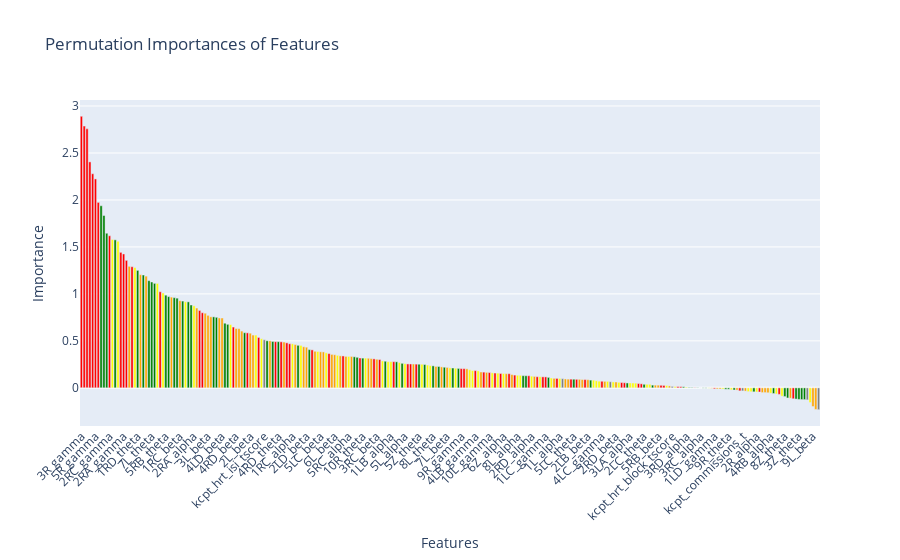

Source (notebook cell):
### Code cell
# Define distinct colors for each frequency band
color_map = {
    '_alpha': 'yellow',  
    '_beta': 'orange',   
    '_theta': 'green',  
    '_gamma': 'red'   
}

# Assign colors based on feature names
colors = []
for feature in features:
    for band, color in color_map.items():
        if band in feature:
            colors.append(color)
            break
    else:
        colors.append('gray')  # Default color if none of the bands match

# Sort features by importance
indices = np.argsort(importance)[::-1]
sorted_features = np.array(features)[indices]
sorted_importance = np.array(importance)[indices]
sorted_colors = np.array(colors)[indices]

# Create the interactive plot
fig = go.Figure(data=[go.Bar(
    x=sorted_features,
    y=sorted_importance,
    marker_color=sorted_colors
)])

fig.update_layout(
    title='Permutation Importances of Features',
    xaxis_title='Features',
    yaxis_title='Importance',
    xaxis_tickangle=-45
)
fig.show()

### Figure 1 — Plotly figure (JSON) as saved in the notebook; plotly's stock layout.template omitted (floating-point values rounded to 4 significant figures; data arrays with more than 128 entries replaced by an {"elided": "..."} marker saying what was removed)
{"data": [{"marker": {"color": {"elided": "263 str values"}}, "type": "bar", "x": {"elided": "263 str values"}, "y": {"elided": "263 float values"}}], "layout": {"title": {"text": "Permutation Importances of Features"}, "xaxis": {"tickangle": -45, "title": {"text": "Features"}}, "yaxis": {"title": {"text": "Importance"}}}}
